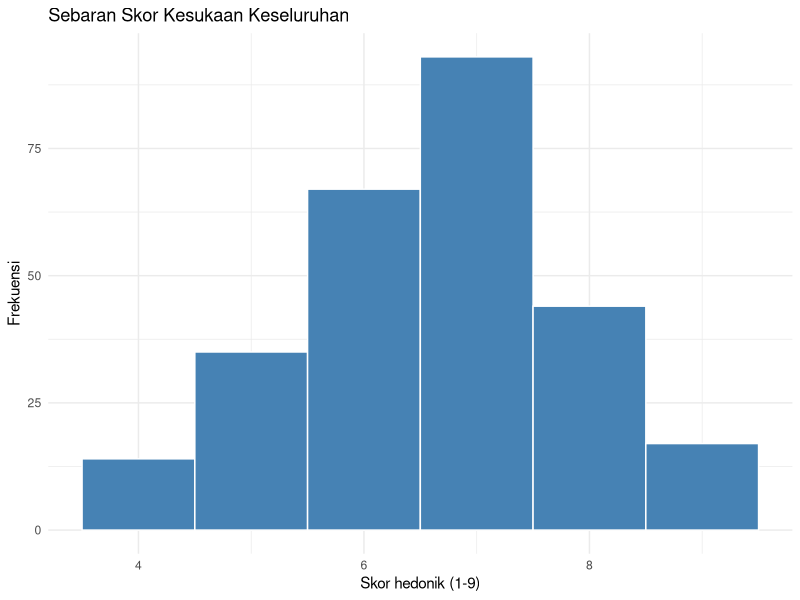
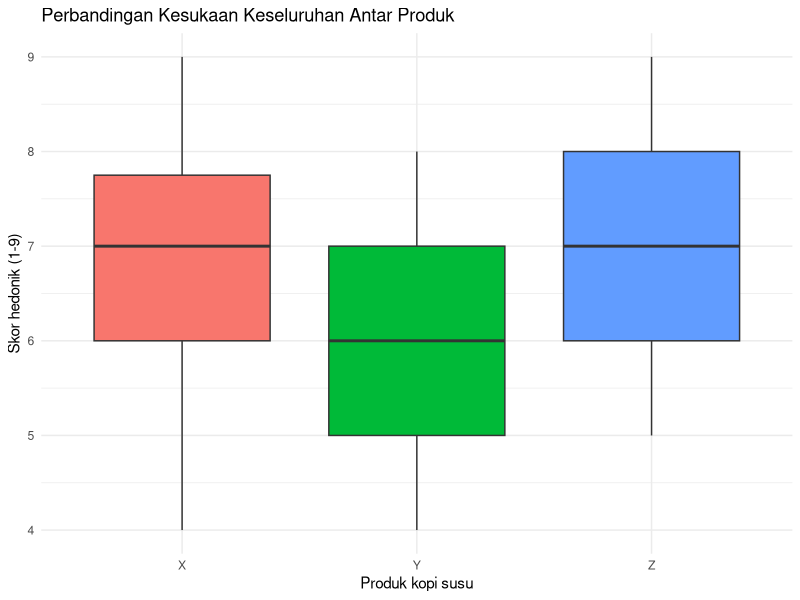

Write the R code that produced these figures, in order.
## ---- chunk 1
R.version.string
## ---- chunk 2
library(ggplot2)
library(dplyr)
library(readxl)
## ---- chunk 3
# Objek berisi satu angka: jumlah panelis
n_panelis <- 90

# Objek berisi teks: nama produk yang diuji
produk <- "Kopi susu X"

# Objek berisi deret angka: skor kesukaan dari 6 panelis (skala 1-9)
skor <- c(7, 8, 6, 9, 5, 7)

# Melihat isi objek
n_panelis
produk
skor
## ---- chunk 4
mean(skor)   # rata-rata skor kesukaan
sd(skor)     # simpangan baku
length(skor) # banyaknya nilai
## ---- chunk 5
# Numeric (angka) - skor kesukaan, intensitas atribut
skor <- c(7, 8, 6, 9)
class(skor)

# Character (teks) - kode panelis
kode_panelis <- c("K001", "K002", "K003")
class(kode_panelis)

# Factor (kategori) - kode produk
kode_produk <- factor(c("X", "Y", "Z", "X", "Y"))
class(kode_produk)
levels(kode_produk)

# Logical (TRUE/FALSE) - hasil perbandingan
suka <- skor > 6
suka
## ---- chunk 6
hedonik <- read_excel("assets/data/uji_hedonik_kopi.xlsx", sheet = "Data")

# Ubah menjadi data.frame biasa agar output R lebih mudah dibaca
hedonik <- as.data.frame(hedonik)
## ---- chunk 7
# Melihat 6 baris pertama
head(hedonik)

# Melihat struktur lengkap data
str(hedonik)

# Ringkasan statistik
summary(hedonik)
## ---- chunk 8
# Mengubah kolom kategorikal menjadi factor
hedonik$produk <- as.factor(hedonik$produk)
hedonik$jenis_kelamin <- as.factor(hedonik$jenis_kelamin)

str(hedonik)
## ---- chunk 9
# Mengambil satu kolom dengan $
hedonik$kesukaan_keseluruhan[1:10]   # 10 nilai pertama

# Mengambil baris dan kolom dengan [ ]
hedonik[1:5, ]            # 5 baris pertama, semua kolom
hedonik[1:5, c("produk", "kesukaan_rasa")]

# Menyaring baris dengan dplyr
produk_X <- filter(hedonik, produk == "X")
head(produk_X)
nrow(produk_X)
## ---- chunk 10
# Cara dasar (base R)
aggregate(kesukaan_keseluruhan ~ produk, data = hedonik, FUN = mean)
## ---- chunk 11
# Cara dplyr - lebih fleksibel karena bisa beberapa statistik sekaligus
hedonik %>%
  group_by(produk) %>%
  summarise(
    n     = n(),
    rerata = round(mean(kesukaan_keseluruhan), 2),
    sd     = round(sd(kesukaan_keseluruhan), 2)
  )
## ---- chunk 12
ggplot(hedonik, aes(x = kesukaan_keseluruhan)) +
  geom_histogram(binwidth = 1, fill = "steelblue", color = "white") +
  labs(title = "Sebaran Skor Kesukaan Keseluruhan",
       x = "Skor hedonik (1-9)",
       y = "Frekuensi") +
  theme_minimal()
## ---- chunk 13
ggplot(hedonik, aes(x = produk, y = kesukaan_keseluruhan, fill = produk)) +
  geom_boxplot() +
  labs(title = "Perbandingan Kesukaan Keseluruhan Antar Produk",
       x = "Produk kopi susu",
       y = "Skor hedonik (1-9)") +
  theme_minimal() +
  theme(legend.position = "none")
